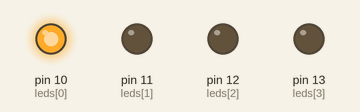
A sketch run on a simulated Arduino Uno, built with avr-gcc and run on an emulated ATmega328P. Shown: output pins drawn as LEDs (lit = HIGH).

Above: at 0.1 s.
At 4.1 s:
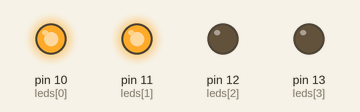
At 10.1 s:
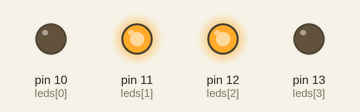
At 18.1 s:
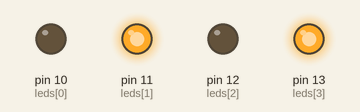
At 28.1 s:
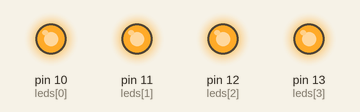
At 38.1 s:
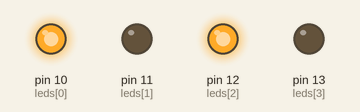
Timing chart, 0 to 39.6 s (numbered marks = the images above):
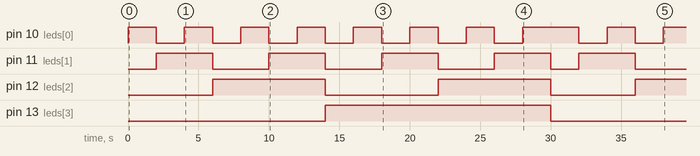

The sketch:

ornek_5.ino
```cpp
//Binary 0000-1111 ledi yakan kod
// LED pinlerini global değişkenler olarak tanımla
const int leds[] = {10, 11, 12, 13}; // LED pinlerini bir dizi olarak tanımla

void setup() {
  // Tüm LED pinlerini çıkış olarak ayarla
  for (int i = 0; i < 4; i++) {
    pinMode(leds[i], OUTPUT);
  }
}

void loop() {
  // 1'den 15'e kadar rakamlarını göstermek için LED kombinasyonlarını tanımla
  byte patterns[] = {
    B0001, // 1: 0001 (sadece son LED yanar)
    B0010, // 2: 0010 (ikinci LED yanar)
    B0011, // 3: 0011 (ilk iki LED yanar)
    B0100, // 4: 0100 (üçüncü LED yanar)
    B0101, // 5: 0101 (birinci ve üçüncü LED yanar)
    B0110, // 6: 0110 (ilk iki ve üçüncü LED yanar)
    B0111, // 7: 0111 (ilk üç LED yanar)
    B1000, // 8: 1000 (sadece ilk LED yanar)
    B1001, // 9: 1001 (birinci ve son LED yanar)
    B1010, // 10: 1010 (birinci ve ikinci LED yanar)
    B1011, // 11: 1011 (birinci, ikinci ve son LED yanar)
    B1100, // 12: 1100 (ilk iki LED yanar)
    B1101, // 13: 1101 (ilk iki ve son LED yanar)
    B1110, // 14: 1110 (ilk üç LED yanar)
    B1111  // 15: 1111 (tüm LED'ler yanar)
  };

  for (int i = 0; i < 15; i++) {
    // LED'leri güncelle
    for (int j = 0; j < 4; j++) {
      digitalWrite(leds[j], (patterns[i] >> j) & 1); // LED'leri sırayla aç/kapat
    }
    delay(2000); // 1 saniye bekle
  }
}
```

Measured:
- by itself, pin 10 (leds[0]): goes 7 × (HIGH 2.0 s, LOW 2.0 s), HIGH 4.0 s, LOW 2.0 s, HIGH 2.0 s, LOW 2.0 s, then HIGH
- by itself, pin 11 (leds[1]): goes 3 × (HIGH 4.0 s, LOW 4.0 s), HIGH 4.0 s, LOW 2.0 s, HIGH 4.0 s, then LOW
- by itself, pin 12 (leds[2]): goes HIGH 8.0 s, LOW 8.0 s, HIGH 8.0 s, LOW 6.0 s, then HIGH
- by itself, pin 13 (leds[3]): LOW → HIGH at 14.0 s, → LOW 16.0 s later
